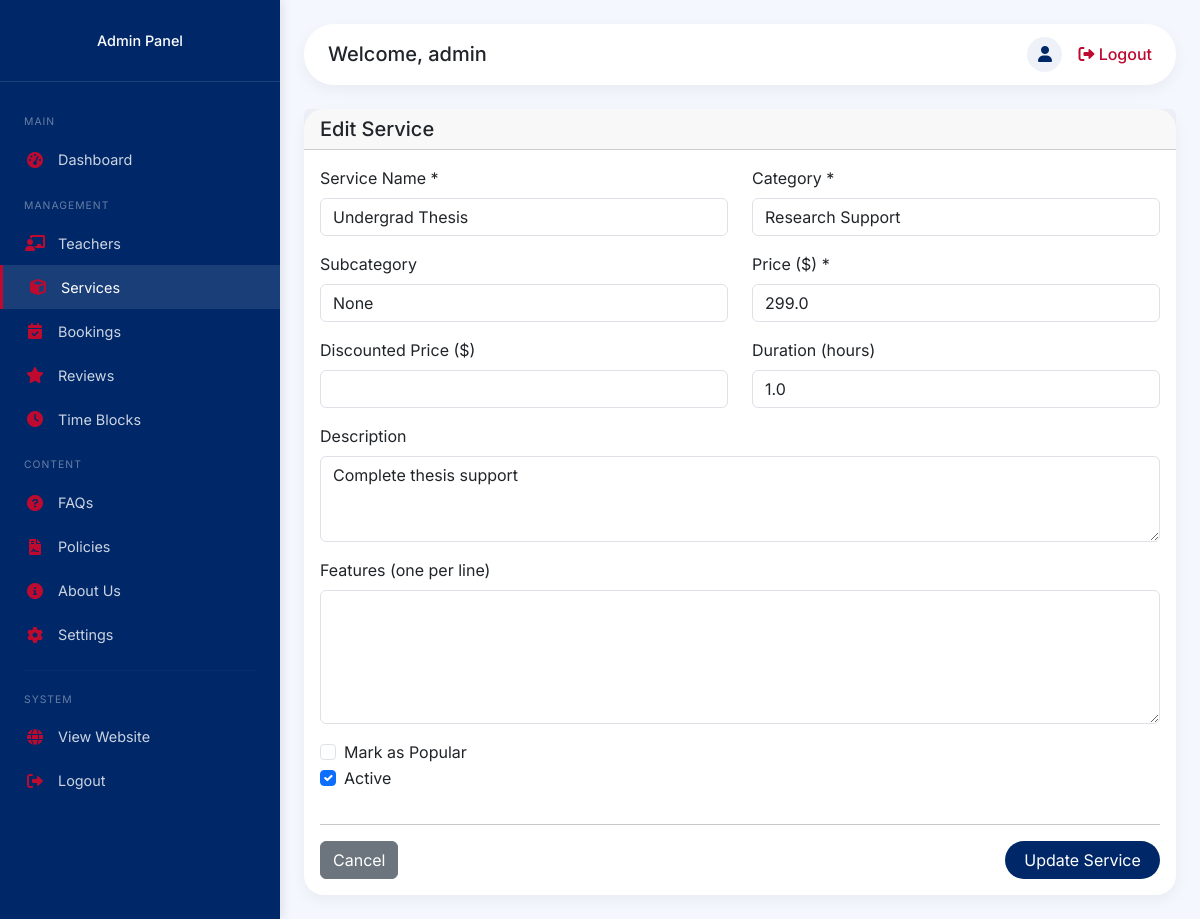
The page /admin/services/edit/1 (signed in) on the database as committed earlier.
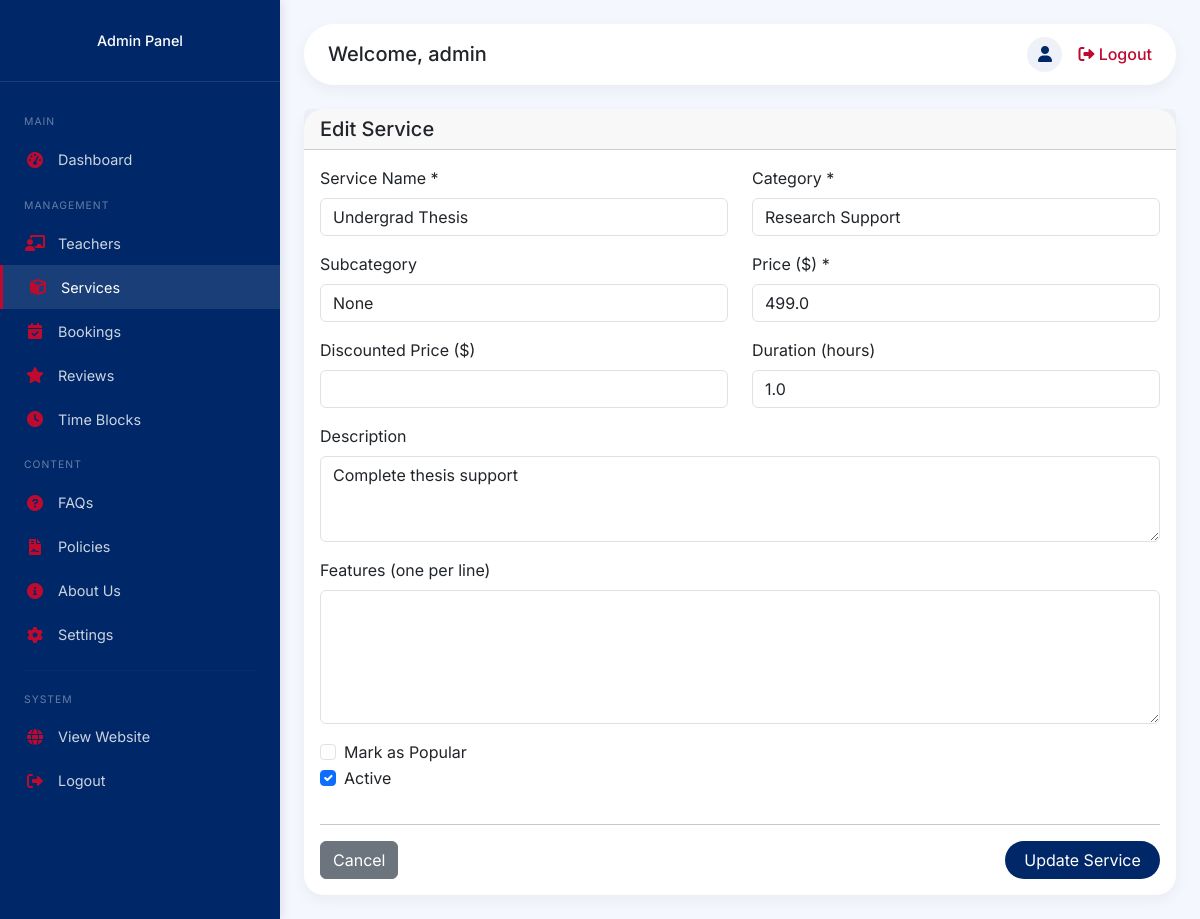
The same page on the database as committed later.
### backend/app.py (models this page shows)
class Service(db.Model):
    __tablename__ = 'services'
    id = db.Column(db.Integer, primary_key=True)
    name = db.Column(db.String(200), nullable=False)
    description = db.Column(db.Text)
    category = db.Column(db.String(50), nullable=False)  # data, research, training
    subcategory = db.Column(db.String(50))  # e.g., 'python', 'thesis', 'ai-ml'
    price = db.Column(db.Float, nullable=False)
    discounted_price = db.Column(db.Float, nullable=True)
    duration_hours = db.Column(db.Float, default=1.0)  # Session duration
    features = db.Column(db.Text)  # JSON string of features
    is_popular = db.Column(db.Boolean, default=False)
    is_active = db.Column(db.Boolean, default=True)
    image_url = db.Column(db.String(500))
    rating = db.Column(db.Float, default=0.0)  # Average rating
    reviews_count = db.Column(db.Integer, default=0)  # Number of reviews
    created_at = db.Column(db.DateTime, default=datetime.utcnow)
    service_bookings = db.relationship('Booking', back_populates='service_rel', lazy=True, foreign_keys='Booking.service_id')
    service_reviews = db.relationship('Review', back_populates='service_rel', lazy=True, foreign_keys='Review.service_id')

### backend/app.py (the view, shortened to what this page needs)
@app.route('/admin/services/edit/<int:service_id>', methods=['GET', 'POST'])
@admin_required
def admin_edit_service(service_id):
    service = Service.query.get_or_404(service_id)
    return render_template('admin/service_form.html', service=service)

### backend/app.py (called while the page is built)
def admin_required(f):
    @wraps(f)
    def decorated_function(*args, **kwargs):
        if not session.get('is_admin'):
            flash('Please login as admin to access this page.', 'danger')
            return redirect(url_for('admin_login'))
        return f(*args, **kwargs)
    return decorated_function

@app.context_processor
def inject_cart_count():
    cart_count = 0
    try:
        if 'user_id' in session:
            cart_count = CartItem.query.filter_by(user_id=session['user_id']).count()
        elif 'cart_id' in session:
            cart_count = CartItem.query.filter_by(session_id=session['cart_id']).count()
    except Exception as e:
        print(f"Error getting cart count: {e}")
        cart_count = 0
    return dict(cart_items_count=cart_count)

@app.context_processor
def inject_now():
    return {'now': datetime.now}

### frontend/templates/admin/service_form.html (shortened to what this page needs)
{% extends "admin/base_admin.html" %}
{% block content %}
<div class="card">
    <div class="card-header">
        <h5 class="mb-0">{% if service %}Edit{% else %}Add New{% endif %} Service</h5>
    </div>
    <div class="card-body">
        <form method="POST" {% if service %}action="{{ url_for('admin_edit_service', service_id=service.id) }}"{% else %}action="{{ url_for('admin_add_service') }}"{% endif %}>
            <div class="row">
                <div class="col-md-6 mb-3">
                    <label class="form-label">Service Name *</label>
                    <input type="text" class="form-control" name="name" value="{{ service.name if service else '' }}" required>
                </div>
                <div class="col-md-6 mb-3">
                    <label class="form-label">Category *</label>
                    <select class="form-control" name="category" required>
                        <option value="research" {% if service and service.category == 'research' %}selected{% endif %}>Research Support</option>
                    </select>
                </div>
                <div class="col-md-6 mb-3">
                    <label class="form-label">Subcategory</label>
                    <input type="text" class="form-control" name="subcategory" value="{{ service.subcategory if service else '' }}" placeholder="e.g., python, calculus, landing">
                </div>
                <div class="col-md-6 mb-3">
                    <label class="form-label">Price ($) *</label>
                    <input type="number" step="0.01" class="form-control" name="price" value="{{ service.price if service else '' }}" required>
                </div>
                <div class="col-md-6 mb-3">
                    <label class="form-label">Discounted Price ($)</label>
                    <input type="number" step="0.01" class="form-control" name="discounted_price" value="{{ service.discounted_price if service else '' }}">
                </div>
                <div class="col-md-6 mb-3">
                    <label class="form-label">Duration (hours)</label>
                    <input type="number" step="0.5" class="form-control" name="duration_hours" value="{{ service.duration_hours if service else '1' }}" required>
                </div>
                <div class="col-12 mb-3">
                    <label class="form-label">Description</label>
                    <textarea class="form-control" name="description" rows="3">{{ service.description if service else '' }}</textarea>
                </div>
                <div class="col-12 mb-3">
                    <label class="form-label">Features (one per line)</label>
                    <textarea class="form-control" name="features" rows="5"></textarea>
                </div>
                <div class="col-12 mb-3">
                    <div class="form-check">
                        <input class="form-check-input" type="checkbox" name="is_popular" id="isPopular" {% if service and service.is_popular %}checked{% endif %}>
                        <label class="form-check-label" for="isPopular">
                            Mark as Popular
                        </label>
                    </div>
                    <div class="form-check">
                        <input class="form-check-input" type="checkbox" name="is_active" id="isActive" {% if not service or service.is_active %}checked{% endif %}>
                        <label class="form-check-label" for="isActive">
                            Active
                        </label>
                    </div>
                </div>
            </div>
            <hr>
            <div class="d-flex justify-content-between">
                <a href="{{ url_for('admin_services') }}" class="btn btn-secondary">Cancel</a>
                <button type="submit" class="btn btn-primary">
                    {% if service %}Update{% else %}Create{% endif %} Service
                </button>
            </div>
        </form>
    </div>
</div>
{% endblock %}

Rows that differ between the two databases and show on the page:
changed Service "Undergrad Thesis": price "299.0" → "499.0"
